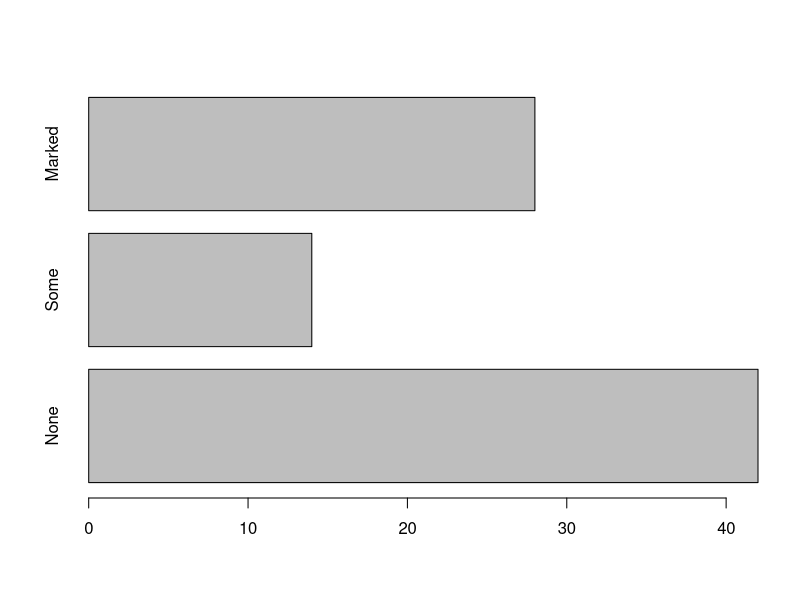
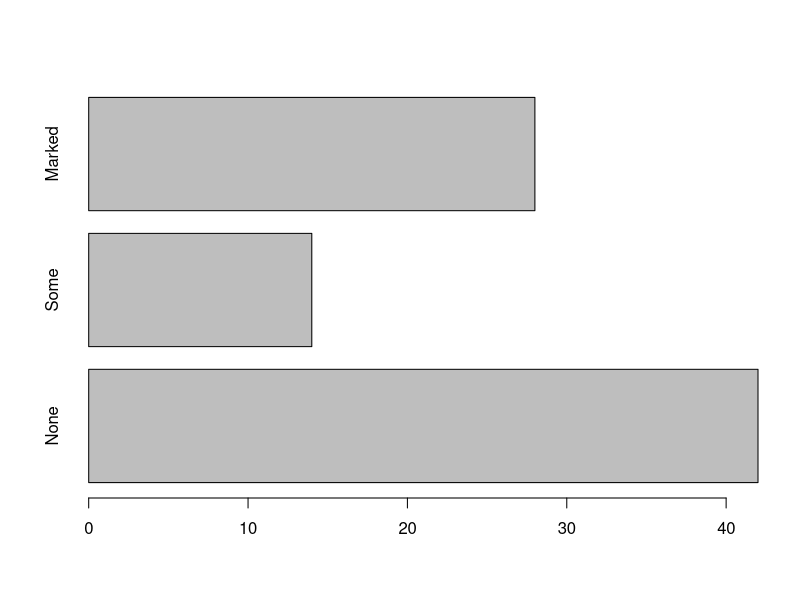
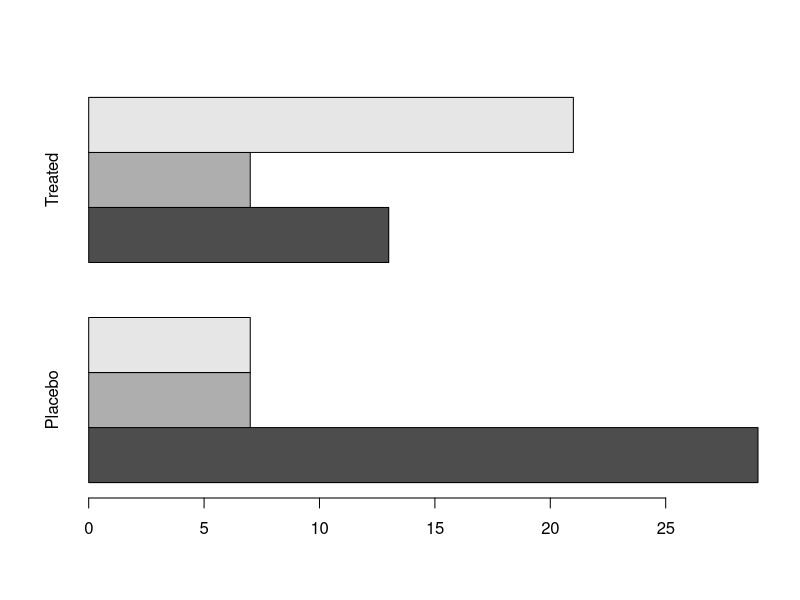
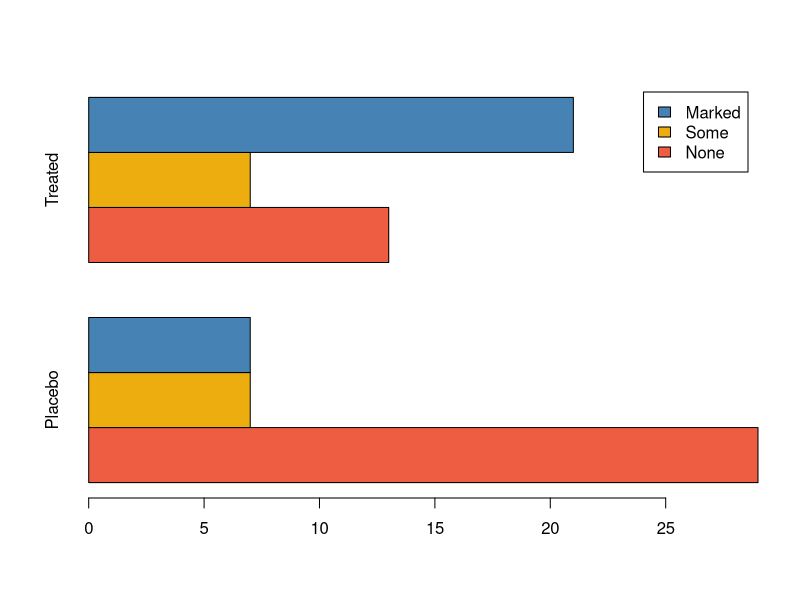
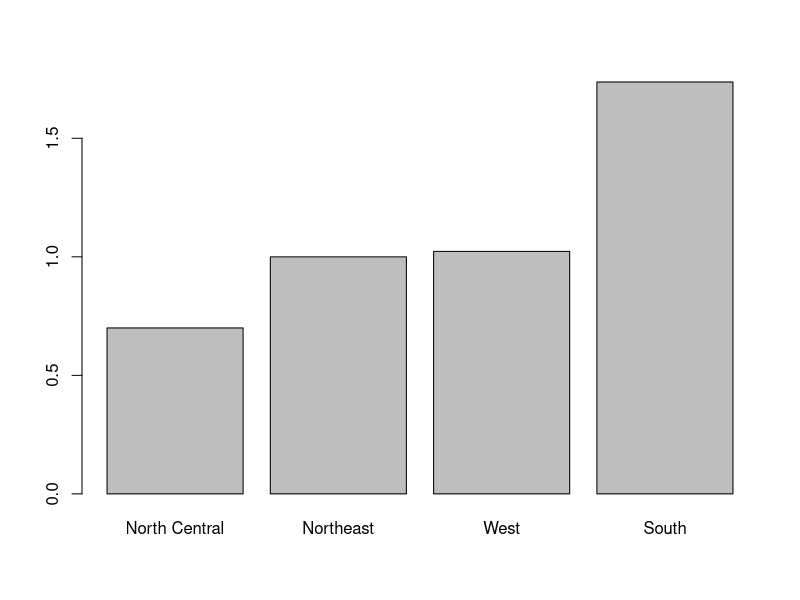
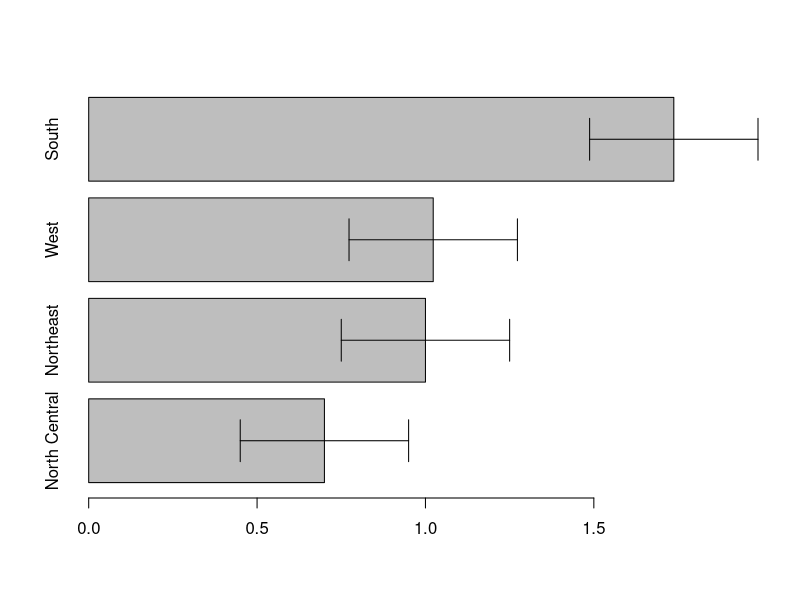
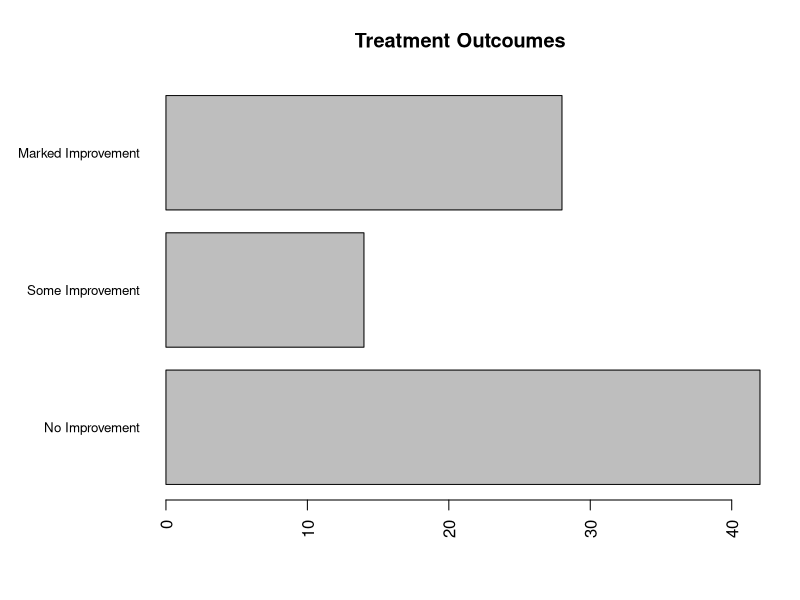
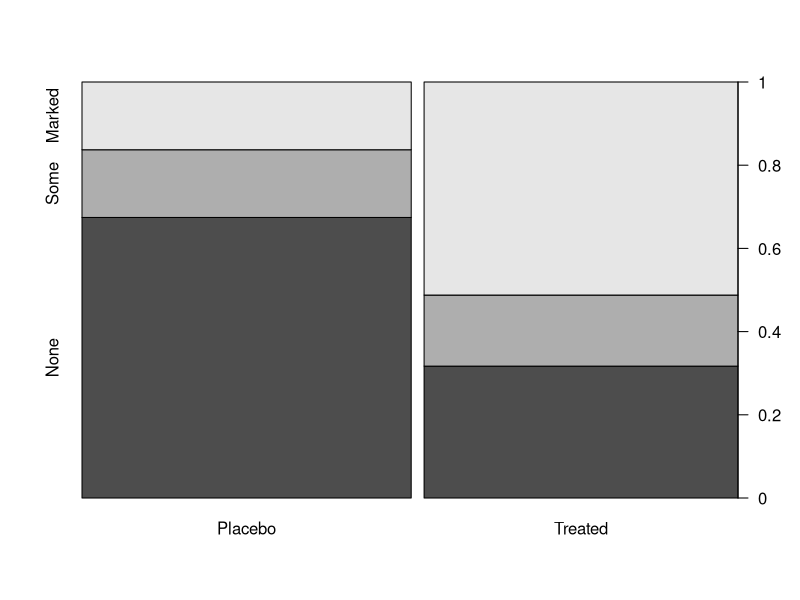

The R script that drew these images, in order:
library(vcd)
library(gplots)
library(plotrix)
library(sm)

# Bar Plots ---------------------------------------------------------------

# feeding counts into barplot()
counts <- table(Arthritis$Improved)
barplot(counts, horiz = TRUE)

# plotting factors directly
plot(Arthritis$Improved, horiz = TRUE)

# stacked/grouped bars
counts_2w <- table(Arthritis$Improved, Arthritis$Treatment)
barplot(counts_2w, horiz = TRUE, beside = TRUE)

# example 6.2
barplot(
  counts_2w,
  horiz = TRUE,
  beside = TRUE,
  col = c("tomato2", "darkgoldenrod2", "steelblue"),
  legend = rownames(counts_2w)
)

# bar plot for means
states <- data.frame(state.region, state.x77)
means <- aggregate(states$Illiteracy, by = list(state.region), FUN = mean)
means <- means[order(means$x), ]

barplot(means$x, names.arg = means$Group.1)

# add confidence intervals to the bar
barplot2(
  means$x,
  names.arg = means$Group.1,
  horiz = TRUE,
  plot.ci = TRUE,
  ci.l = (means$x - 0.25),
  ci.u = (means$x + 0.25)
)

# customize bar chart - example 6.4
par(mar = c(5, 8, 4, 2)) # margins
par(las = 2)             # rotates labels
counts <- table(Arthritis$Improved)
barplot(
  counts,
  horiz = TRUE,
  cex.names = 0.8, # label size
  names.arg = c(   # label text
    "No Improvement",
    "Some Improvement",
    "Marked Improvement"
  ),
  main = "Treatment Outcoumes"
)

# spinogram
spine(t(counts_2w))


# Pie Charts --------------------------------------------------------------

# data
slices <- c(10, 12, 4, 16, 8)
lbls <- c("US", "UK", "Australia", "Germany", "France")

pcts <- round(slices / sum(slices) * 100)
lbls2 <- paste0(lbls, ", ", pcts, "%")

# pie
pie(slices, lbls)
pie(slices, lbls2)
pie(table(state.region))

# fan plot
fan.plot(slices, labels = lbls2, main = "This is a fan plot.")


# Histograms --------------------------------------------------------------

# simple
hist(mtcars$mpg)

# density y-axis with rug and kernel density
hist(mtcars$mpg, freq = FALSE, breaks = 12, col = "red")
rug(jitter(mtcars$mpg, amount = 0.01))
lines(density(mtcars$mpg), col = "blue", lwd = 2)

# density y-axis with normal fit
x <- mtcars$mpg
xgaus <- seq(min(x), max(x), length = 50)
ygaus <- dnorm(xgaus, mean(x), sd(x))

hist(x, freq = FALSE, breaks = 12, col = "red")
lines(xgaus, ygaus, lwd = 2)
box()


# Kernel Density Plots ----------------------------------------------------

# density plot with colors and rug
plot(density(x))
polygon(density(x), col = "steelblue")
rug(jitter(x, amount = 0.01))

# compare densities
cyl_f <- factor(
  mtcars$cyl,
  levels = c(4, 6, 8),
  labels = c("4 cylinder", "6 cylinder", "8 cylinder")
)

sm.density.compare(mtcars$mpg, mtcars$cyl, lwd = 2)
